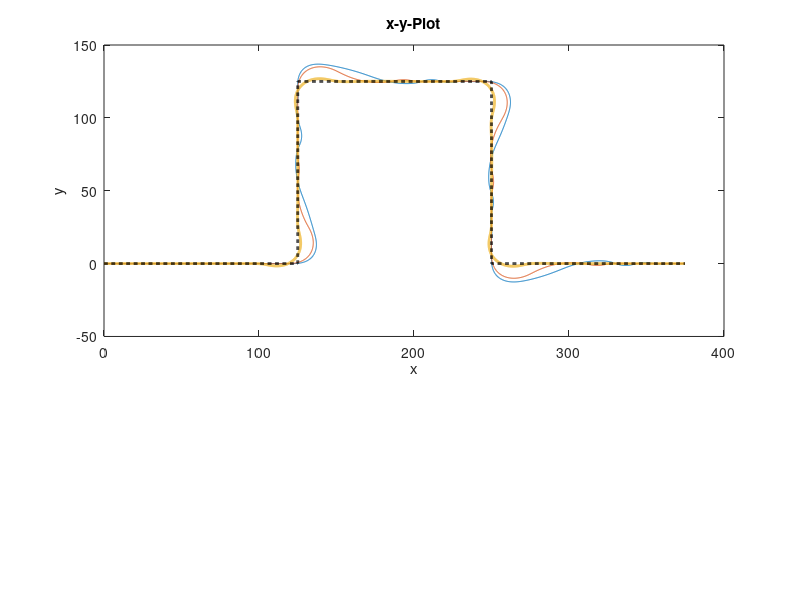

Write MATLAB code to recreate this figure. (Note: this script raises an error after producing the figure.)
clear all;
close all;

data05=load('result_Square05.txt');

t05=data05(:,1);
x105=data05(:,2);
x205=data05(:,3);
x305=data05(:,4);
x405=data05(:,5);
x505=data05(:,6);
x605=data05(:,7);
x705=data05(:,8);
Cost05=data05(:,9);

for i=1:size(t05)+50
    v=10;
    
    t_step=50;
    
    if(mod(t05(2)*(i-1),100) < t_step/4)
        x_t05(i,1) = v*mod(t05(2)*(i-1),100);
        y_t05(i,1) = 0;
    elseif(mod(t05(2)*(i-1),100) < t_step/2)
        x_t05(i,1) = v*t_step/4;
        y_t05(i,1) = v*(mod(t05(2)*(i-1),100)-t_step/4);
        
    elseif(mod(t05(2)*(i-1),100) < 3*t_step/4)
        x_t05(i,1) = v*t_step/4+(v*(mod(t05(2)*(i-1),100)-t_step/2));
        y_t05(i,1) = v*t_step/4;
    elseif(mod(t05(2)*(i-1),100) <=t_step)
        x_t05(i,1) = v*t_step/2;
        y_t05(i,1) = v*t_step/4-(v*(mod(t05(2)*(i-1),100)-3*t_step/4));
    else
        x_t05(i,1) = v*t_step/2+(v*(mod(t05(2)*(i-1),100)-t_step));
        y_t05(i,1) = 0;
    end
end

for i=1:size(t05)
    Cost05(i,1)=(t05(2)-t05(1))*((x105(i)-x_t05(i,1))*(x105(i)-x_t05(i,1))+(x205(i)-y_t05(i,1))*(x205(i)-y_t05(i,1))+0.1*(x405(i)-10)*(x405(i)-10));
end

u105=data05(:,10);
u205=data05(:,11);

controller05=data05(:,12);

data10=load('result_Square10.txt');

t10=data10(:,1);
x110=data10(:,2);
x210=data10(:,3);
x310=data10(:,4);
x410=data10(:,5);
x510=data10(:,6);
x610=data10(:,7);
x710=data10(:,8);
Cost10=data10(:,9);

for i=1:size(t10)+50
    v=10;
    
    t_step=50;
    
    if(mod(t10(2)*(i-1),100) < t_step/4)
        x_t10(i,1) = v*mod(t10(2)*(i-1),100);
        y_t10(i,1) = 0;
    elseif(mod(t10(2)*(i-1),100) < t_step/2)
        x_t10(i,1) = v*t_step/4;
        y_t10(i,1) = v*(mod(t10(2)*(i-1),100)-t_step/4);
        
    elseif(mod(t10(2)*(i-1),100) < 3*t_step/4)
        x_t10(i,1) = v*t_step/4+(v*(mod(t10(2)*(i-1),100)-t_step/2));
        y_t10(i,1) = v*t_step/4;
    elseif(mod(t10(2)*(i-1),100) <=t_step)
        x_t10(i,1) = v*t_step/2;
        y_t10(i,1) = v*t_step/4-(v*(mod(t10(2)*(i-1),100)-3*t_step/4));
    else
        x_t10(i,1) = v*t_step/2+(v*(mod(t10(2)*(i-1),100)-t_step));
        y_t10(i,1) = 0;
    end
end

for i=1:size(t10)
    Cost10(i,1)=(t10(2)-t10(1))*((x110(i)-x_t10(i,1))*(x110(i)-x_t10(i,1))+(x210(i)-y_t10(i,1))*(x210(i)-y_t10(i,1))+0.1*(x410(i)-10)*(x410(i)-10));
end

u110=data10(:,10);
u210=data10(:,11);

controller10=data10(:,12);

data30=load('result_Square30.txt');

t30=data30(:,1);
x130=data30(:,2);
x230=data30(:,3);
x330=data30(:,4);
x430=data30(:,5);
x530=data30(:,6);
x630=data30(:,7);
x730=data30(:,8);
Cost30=data30(:,9);

for i=1:size(t30)+50
    v=10;
    
    t_step=50;
    
    if(mod(t30(2)*(i-1),100) < t_step/4)
        x_t30(i,1) = v*mod(t30(2)*(i-1),100);
        y_t30(i,1) = 0;
    elseif(mod(t30(2)*(i-1),100) < t_step/2)
        x_t30(i,1) = v*t_step/4;
        y_t30(i,1) = v*(mod(t30(2)*(i-1),100)-t_step/4);
        
    elseif(mod(t30(2)*(i-1),100) < 3*t_step/4)
        x_t30(i,1) = v*t_step/4+(v*(mod(t30(2)*(i-1),100)-t_step/2));
        y_t30(i,1) = v*t_step/4;
    elseif(mod(t30(2)*(i-1),100) <=t_step)
        x_t30(i,1) = v*t_step/2;
        y_t30(i,1) = v*t_step/4-(v*(mod(t30(2)*(i-1),100)-3*t_step/4));
    else
        x_t30(i,1) = v*t_step/2+(v*(mod(t30(2)*(i-1),100)-t_step));
        y_t30(i,1) = 0;
    end
end

for i=1:size(t30)
    Cost30(i,1)=(t30(2)-t30(1))*((x130(i)-x_t30(i,1))*(x130(i)-x_t30(i,1))+(x230(i)-y_t30(i,1))*(x230(i)-y_t30(i,1))+0.1*(x430(i)-10)*(x430(i)-10));
end

u130=data30(:,10);
u230=data30(:,11);

controller30=data30(:,12);

figure('Name','Prediction Horizon','units','normalized')%,'outerposition',[0 0 0.9905 1])
subplot(21,1,1:13)

plot(x105,x205,x110,x210,x130,x230,'LineWidth',2)
hold on
plot(x_t05(1:size(t05)),y_t05(1:size(t05)),'--k','LineWidth',2)
xlabel('x');
ylabel('y');
title('x-y-Plot');
ytickformat('%g m')
xtickformat('%g m')
xt = get(gca, 'XTick');
% set(gca, 'FontSize', 20)
legend('T_{Pre}:0.5s','T_{Pre}:1.0s','T_{Pre}:3.0s','Reference Trajectory');

subplot(21,1,18:21)
plot(t05,Cost05,t10,Cost10,t30,Cost30,'LineWidth',2)
xlabel('t [s]');
ylabel('Cost');
title('Cost');
xlim([0 62.5])
xt = get(gca, 'XTick');
% set(gca, 'FontSize', 20)




figure(2)
title('States');
subplot(8,1,1)
plot(t05,x105,t10,x110,t30,x130,t05,x_t05(1:size(t05)),'LineWidth',2)
xlabel('t [s]');
ylabel('x [m]');
title('x-Coordinate');
legend('0.5s','1.0s','3.0s','Reference Trajectory');

subplot(8,1,2)
plot(t05,x205,t10,x210,t30,x230,t05,y_t05(1:size(t05)),'LineWidth',2)
xlabel('t [s]');
ylabel('y [m]');
title('y-Coordinate');
legend('0.5s','1.0s','3.0s','Reference Trajectory');

subplot(8,1,3)
plot(t05,x305,t10,x310,t30,x330,'LineWidth',2)
xlabel('t [s]');
ylabel('\Psi [\circ]');
title('Orientation');
legend('0.5s','1.0s','3.0s');

subplot(8,1,4)
plot(t05,x405,t10,x410,t30,x430,'LineWidth',2)
xlabel('t [s]');
ylabel('v [m/s]');
title('velocity');
legend('0.5s','1.0s','3.0s');

subplot(8,1,5)
plot(t05,x505,t10,x510,t30,x530,'LineWidth',2)
xlabel('t [s]');
ylabel('\alpha [\circ]');
title('side slip angle');
legend('0.5s','1.0s','3.0s');

subplot(8,1,6)
plot(t05,x605,t10,x610,t30,x630,'LineWidth',2)
xlabel('t [s]');
ylabel('\Psi [\circ]');
title('change in orientation');
legend('0.5s','1.0s','3.0s');

subplot(8,1,7)
plot(t05,x705,t10,x710,t30,x730,'LineWidth',2)
xlabel('t [s]');
ylabel('\delta [\circ]');
title('steering angle');
legend('0.5s','1.0s','3.0s');

subplot(8,1,8)
plot(t05,Cost05,t10,Cost10,t30,Cost30,'LineWidth',2)
xlabel('t [s]');
ylabel('Cost');
title('Cost');
legend('0.5s','1.0s','3.0s');

figure(3)
title('Control Inputs');

subplot(3,1,1)
plot(t05,u105,t10,u110,t30,u130,'LineWidth',2)
xlabel('t [s]');
ylabel('u_\delta');
title('steering input');
legend('0.5s','1.0s','3.0s');

subplot(3,1,2)
plot(t05,u205,t10,u210,t30,u230,'LineWidth',2)
xlabel('t [s]');
ylabel('M [Nm]');
title('Torque');
legend('0.5s','1.0s','3.0s');

subplot(3,1,3)
plot(t05,controller05,t10,controller10,t30,controller30,'LineWidth',2)
xlabel('t[s]');
ylabel({'BH[0]','SAC[1]'});
title('Controller');
legend('0.5s','1.0s','3.0s');
